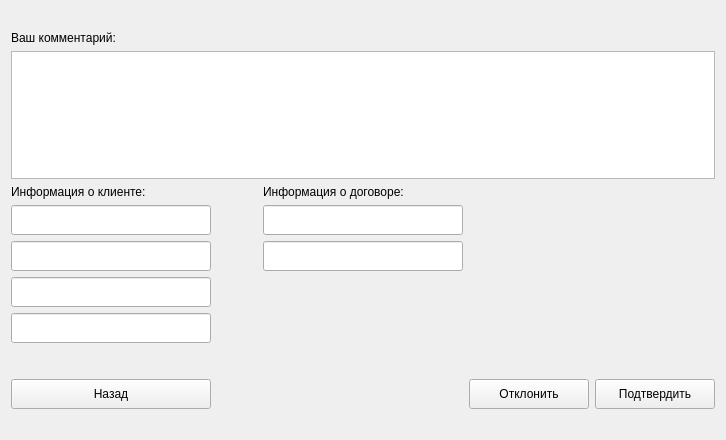
<?xml version="1.0" encoding="UTF-8"?>
<ui version="4.0">
 <class>ContractConfirmationWindow</class>
 <widget class="QWidget" name="ContractConfirmationWindow">
  <property name="geometry">
   <rect>
    <x>0</x>
    <y>0</y>
    <width>720</width>
    <height>440</height>
   </rect>
  </property>
  <property name="windowTitle">
   <string>Form</string>
  </property>
  <layout class="QHBoxLayout" name="horizontalLayout">
   <item>
    <layout class="QGridLayout" name="gridLayout">
     <item row="6" column="1">
      <widget class="QLineEdit" name="lineEdit_3">
       <property name="sizePolicy">
        <sizepolicy hsizetype="MinimumExpanding" vsizetype="Minimum">
         <horstretch>0</horstretch>
         <verstretch>0</verstretch>
        </sizepolicy>
       </property>
       <property name="minimumSize">
        <size>
         <width>0</width>
         <height>30</height>
        </size>
       </property>
      </widget>
     </item>
     <item row="5" column="1">
      <widget class="QLineEdit" name="lineEdit_2">
       <property name="sizePolicy">
        <sizepolicy hsizetype="MinimumExpanding" vsizetype="Minimum">
         <horstretch>0</horstretch>
         <verstretch>0</verstretch>
        </sizepolicy>
       </property>
       <property name="minimumSize">
        <size>
         <width>0</width>
         <height>30</height>
        </size>
       </property>
      </widget>
     </item>
     <item row="4" column="2">
      <spacer name="horizontalSpacer">
       <property name="orientation">
        <enum>Qt::Horizontal</enum>
       </property>
       <property name="sizeType">
        <enum>QSizePolicy::MinimumExpanding</enum>
       </property>
       <property name="sizeHint" stdset="0">
        <size>
         <width>40</width>
         <height>20</height>
        </size>
       </property>
      </spacer>
     </item>
     <item row="2" column="5">
      <spacer name="horizontalSpacer_3">
       <property name="orientation">
        <enum>Qt::Horizontal</enum>
       </property>
       <property name="sizeHint" stdset="0">
        <size>
         <width>40</width>
         <height>20</height>
        </size>
       </property>
      </spacer>
     </item>
     <item row="2" column="1" colspan="4">
      <widget class="QTextEdit" name="textEdit">
       <property name="enabled">
        <bool>true</bool>
       </property>
       <property name="sizePolicy">
        <sizepolicy hsizetype="Minimum" vsizetype="Expanding">
         <horstretch>0</horstretch>
         <verstretch>0</verstretch>
        </sizepolicy>
       </property>
       <property name="minimumSize">
        <size>
         <width>100</width>
         <height>100</height>
        </size>
       </property>
       <property name="baseSize">
        <size>
         <width>0</width>
         <height>0</height>
        </size>
       </property>
      </widget>
     </item>
     <item row="9" column="4">
      <layout class="QHBoxLayout" name="horizontalLayout_2">
       <item>
        <widget class="QPushButton" name="pushButton_2">
         <property name="sizePolicy">
          <sizepolicy hsizetype="Minimum" vsizetype="Minimum">
           <horstretch>0</horstretch>
           <verstretch>0</verstretch>
          </sizepolicy>
         </property>
         <property name="minimumSize">
          <size>
           <width>120</width>
           <height>30</height>
          </size>
         </property>
         <property name="text">
          <string>Отклонить</string>
         </property>
        </widget>
       </item>
       <item>
        <widget class="QPushButton" name="pushButton_3">
         <property name="sizePolicy">
          <sizepolicy hsizetype="Minimum" vsizetype="Minimum">
           <horstretch>0</horstretch>
           <verstretch>0</verstretch>
          </sizepolicy>
         </property>
         <property name="minimumSize">
          <size>
           <width>120</width>
           <height>30</height>
          </size>
         </property>
         <property name="text">
          <string>Подтвердить</string>
         </property>
        </widget>
       </item>
      </layout>
     </item>
     <item row="5" column="3">
      <widget class="QLineEdit" name="lineEdit_6">
       <property name="sizePolicy">
        <sizepolicy hsizetype="MinimumExpanding" vsizetype="Minimum">
         <horstretch>0</horstretch>
         <verstretch>0</verstretch>
        </sizepolicy>
       </property>
       <property name="minimumSize">
        <size>
         <width>0</width>
         <height>30</height>
        </size>
       </property>
      </widget>
     </item>
     <item row="7" column="1">
      <widget class="QLineEdit" name="lineEdit_4">
       <property name="sizePolicy">
        <sizepolicy hsizetype="MinimumExpanding" vsizetype="Minimum">
         <horstretch>0</horstretch>
         <verstretch>0</verstretch>
        </sizepolicy>
       </property>
       <property name="minimumSize">
        <size>
         <width>0</width>
         <height>30</height>
        </size>
       </property>
      </widget>
     </item>
     <item row="3" column="1">
      <widget class="QLabel" name="label">
       <property name="text">
        <string>Информация о клиенте:</string>
       </property>
      </widget>
     </item>
     <item row="4" column="1">
      <widget class="QLineEdit" name="lineEdit">
       <property name="sizePolicy">
        <sizepolicy hsizetype="MinimumExpanding" vsizetype="Minimum">
         <horstretch>0</horstretch>
         <verstretch>0</verstretch>
        </sizepolicy>
       </property>
       <property name="minimumSize">
        <size>
         <width>200</width>
         <height>30</height>
        </size>
       </property>
      </widget>
     </item>
     <item row="8" column="1">
      <spacer name="verticalSpacer">
       <property name="orientation">
        <enum>Qt::Vertical</enum>
       </property>
       <property name="sizeType">
        <enum>QSizePolicy::Minimum</enum>
       </property>
       <property name="sizeHint" stdset="0">
        <size>
         <width>20</width>
         <height>30</height>
        </size>
       </property>
      </spacer>
     </item>
     <item row="3" column="3">
      <widget class="QLabel" name="label_2">
       <property name="text">
        <string>Информация о договоре:</string>
       </property>
      </widget>
     </item>
     <item row="10" column="3">
      <spacer name="verticalSpacer_3">
       <property name="orientation">
        <enum>Qt::Vertical</enum>
       </property>
       <property name="sizeType">
        <enum>QSizePolicy::MinimumExpanding</enum>
       </property>
       <property name="sizeHint" stdset="0">
        <size>
         <width>20</width>
         <height>20</height>
        </size>
       </property>
      </spacer>
     </item>
     <item row="2" column="0">
      <spacer name="horizontalSpacer_2">
       <property name="orientation">
        <enum>Qt::Horizontal</enum>
       </property>
       <property name="sizeHint" stdset="0">
        <size>
         <width>40</width>
         <height>20</height>
        </size>
       </property>
      </spacer>
     </item>
     <item row="4" column="3">
      <widget class="QLineEdit" name="lineEdit_5">
       <property name="sizePolicy">
        <sizepolicy hsizetype="MinimumExpanding" vsizetype="Minimum">
         <horstretch>0</horstretch>
         <verstretch>0</verstretch>
        </sizepolicy>
       </property>
       <property name="minimumSize">
        <size>
         <width>200</width>
         <height>30</height>
        </size>
       </property>
      </widget>
     </item>
     <item row="9" column="1">
      <widget class="QPushButton" name="pushButton">
       <property name="sizePolicy">
        <sizepolicy hsizetype="Minimum" vsizetype="Minimum">
         <horstretch>0</horstretch>
         <verstretch>0</verstretch>
        </sizepolicy>
       </property>
       <property name="minimumSize">
        <size>
         <width>120</width>
         <height>30</height>
        </size>
       </property>
       <property name="text">
        <string>Назад</string>
       </property>
      </widget>
     </item>
     <item row="1" column="1">
      <widget class="QLabel" name="label_3">
       <property name="text">
        <string>Ваш комментарий:</string>
       </property>
      </widget>
     </item>
     <item row="0" column="3">
      <spacer name="verticalSpacer_2">
       <property name="orientation">
        <enum>Qt::Vertical</enum>
       </property>
       <property name="sizeType">
        <enum>QSizePolicy::MinimumExpanding</enum>
       </property>
       <property name="sizeHint" stdset="0">
        <size>
         <width>20</width>
         <height>20</height>
        </size>
       </property>
      </spacer>
     </item>
    </layout>
   </item>
  </layout>
 </widget>
 <resources/>
 <connections/>
</ui>
